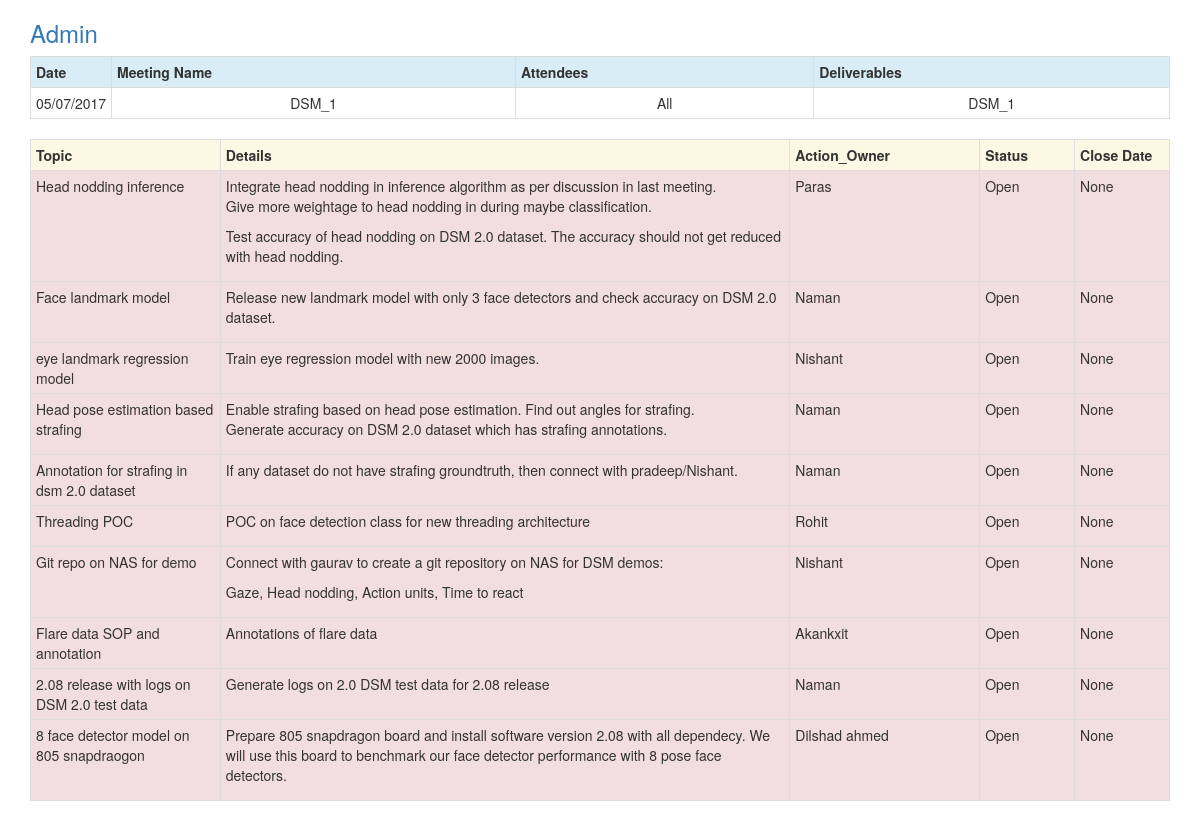
Page /27/ on the committed database.
### minutes/models.py (models this page shows, shortened)
class Meeting(models.Model):
	Issue = models.CharField(max_length = 140,blank=True)
	Deliverables = models.CharField(max_length = 140,blank=True)
	date = models.DateField(default=date.today())
	Attendees = models.CharField(max_length = 140,blank=True)

class Action(models.Model):
	Status = models.ForeignKey(Meeting, on_delete=models.CASCADE,default='Open')
	Topic_Status = models.ForeignKey(Status_list, on_delete=models.CASCADE)
	Action_Owner = models.ForeignKey(Owner_list, on_delete=models.CASCADE)
	Topic = models.CharField(max_length = 160,blank=True)
	Details = models.TextField(blank=True)
	close_date = models.DateField(blank=True, null = True)

class Owner_list(models.Model):
	Owner =  models.CharField(max_length = 170,blank=True)
	def __str__(self):
		return self.Owner

class Status_list(models.Model):
	Status =  models.CharField(max_length = 170,blank=True)

### minutes/views.py (the view)
# urls.py: url(r'^(?P<member_id>[0-9]+)/$', views.detail, name='detail'),
def detail(request, member_id):
    try:
    	meeting = Meeting.objects.get(pk=member_id)
    	context = {'meeting':meeting}
    except Meeting.DoesNotExist:
    	raise Http404("Meeting does not exist")
    return render(request, 'minutes/detail_2.html', context)

### minutes/templates/minutes/detail_2.html (shortened to what this page needs)
{% extends "minutes/lite_1.html" %}
{% block content %}
{% if meeting %}
<table class="table table-condensed table-bordered table-hover">
		<tr class="info" style = "white-space: 0">
			<th class = "align">Date</th>
			<th class = "align">Meeting Name</th>
		    <th class = "align">Attendees</th>
		    <th class = "align">Deliverables</th>
		</tr>
		<tr>
		    <td style="width: 40px">{{meeting.date|date:"d/m/Y"}}</td>
		    <td style="text-align: center;">{{meeting.Issue}}</td>
		    <td style="text-align: center;">{{meeting.Attendees}}</td>
		    <td style="text-align: center;">{{meeting.Deliverables}}</td>
		</tr>
		<tr>
			<table class="table table-condensed table-bordered table-hover">
				<tr class="warning" >
					<th class = "align">Topic</th>
					<th class = "align">Details</th>
				    <th class = "align">Action_Owner</th>
				    <th class = "align">Status</th>
				    <th class = "align">Close Date</th>
				</tr>
				{% for action in meeting.action_set.all %}
					{% if action.Topic_Status.Status == 'Open' or action.Topic_Status.Status == 'open'%}
			    		<tr class="danger">
			    			<td class="col-md-2">{{action.Topic}}</td>
			    			<td>{{action.Details|linebreaks }}</td>
			    			<td class="col-md-2 align">{{action.Action_Owner}}</td>
			    			<td class="col-md-1 align">{{action.Topic_Status.Status}}</td>
			    			<td class="col-md-1	 align">{{action.close_date}}</td>
			    		</tr>
			    	{% endif %}
	    		{% endfor %}
			</table>
		</tr>
	</table>
{% else %}
    <p>No meetings available are available.</p>
{% endif %}
{% endblock %}

### rows in the picture
Meeting: date "05/07/2017", Issue "DSM_1", Attendees "All", Deliverables "DSM_1"
Action: Topic "Head nodding inference", Details "Integrate head nodding in inference algorithm as per discussion in last meeting. Give more weightage to head nodding in during maybe classification. Test accuracy of head nodding on DSM 2.0 dataset. The accuracy should not get reduced with head nodding.", Action_Owner "Paras", Topic_Status.Status "Open", close_date "None"
Action: Topic "Face landmark model", Details "Release new landmark model with only 3 face detectors and check accuracy on DSM 2.0 dataset.", Action_Owner "Naman", Topic_Status.Status "Open", close_date "None"
Action: Topic "eye landmark regression model", Details "Train eye regression model with new 2000 images.", Action_Owner "Nishant", Topic_Status.Status "Open", close_date "None"
Action: Topic "Head pose estimation based strafing", Details "Enable strafing based on head pose estimation. Find out angles for strafing. Generate accuracy on DSM 2.0 dataset which has strafing annotations.", Action_Owner "Naman", Topic_Status.Status "Open", close_date "None"
Action: Topic "Annotation for strafing in dsm 2.0 dataset", Details "If any dataset do not have strafing groundtruth, then connect with pradeep/Nishant.", Action_Owner "Naman", Topic_Status.Status "Open", close_date "None"
Action: Topic "Threading POC", Details "POC on face detection class for new threading architecture", Action_Owner "Rohit", Topic_Status.Status "Open", close_date "None"
Action: Topic "Git repo on NAS for demo", Details "Connect with gaurav to create a git repository on NAS for DSM demos: Gaze, Head nodding, Action units, Time to react", Action_Owner "Nishant", Topic_Status.Status "Open", close_date "None"
Action: Topic "Flare data SOP and annotation", Details "Annotations of flare data", Action_Owner "Akankxit", Topic_Status.Status "Open", close_date "None"
Action: Topic "2.08 release with logs on DSM 2.0 test data", Details "Generate logs on 2.0 DSM test data for 2.08 release", Action_Owner "Naman", Topic_Status.Status "Open", close_date "None"
Action: Topic "8 face detector model on 805 snapdraogon", Details "Prepare 805 snapdragon board and install software version 2.08 with all dependecy. We will use this board to benchmark our face detector performance with 8 pose face detectors.", Action_Owner "Dilshad ahmed", Topic_Status.Status "Open", close_date "None"
